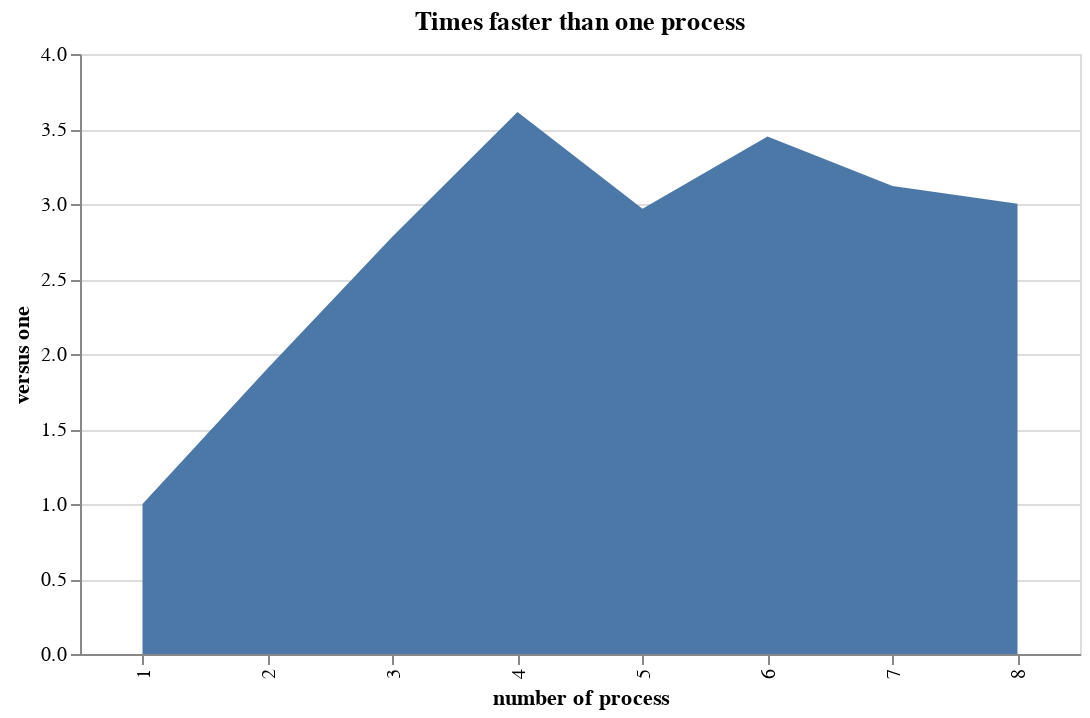

Notebook code for this chart:
### Code cell
import altair as alt

alt.Chart(df).mark_area().encode(
    x='number of process',
    y='versus one'
).properties(
    title='Times faster than one process',
    width=500,
    height=300
)

### Figure 1 — Vega-Lite specification as saved in the notebook (floating-point values rounded to 4 significant figures)
{"$schema": "https://vega.github.io/schema/vega-lite/v3.4.0.json", "config": {"mark": {"tooltip": null}, "view": {"height": 300, "width": 400}}, "data": {"name": "data-8fd6b3b3b20af9849ec795a9c45320ff"}, "datasets": {"data-8fd6b3b3b20af9849ec795a9c45320ff": [{"number of process": "1", "parallel loss": 0, "time, s": 5.613, "versus one": 1}, {"number of process": "2", "parallel loss": 0.0479, "time, s": 2.948, "versus one": 1.904}, {"number of process": "3", "parallel loss": 0.0724, "time, s": 2.017, "versus one": 2.783}, {"number of process": "4", "parallel loss": 0.0967, "time, s": 1.554, "versus one": 3.613}, {"number of process": "5", "parallel loss": 0.4064, "time, s": 1.891, "versus one": 2.968}, {"number of process": "6", "parallel loss": 0.425, "time, s": 1.627, "versus one": 3.45}, {"number of process": "7", "parallel loss": 0.5542, "time, s": 1.799, "versus one": 3.121}, {"number of process": "8", "parallel loss": 0.6248, "time, s": 1.87, "versus one": 3.001}]}, "encoding": {"x": {"field": "number of process", "type": "nominal"}, "y": {"field": "versus one", "type": "quantitative"}}, "height": 300, "mark": "area", "title": "Times faster than one process", "width": 500}
